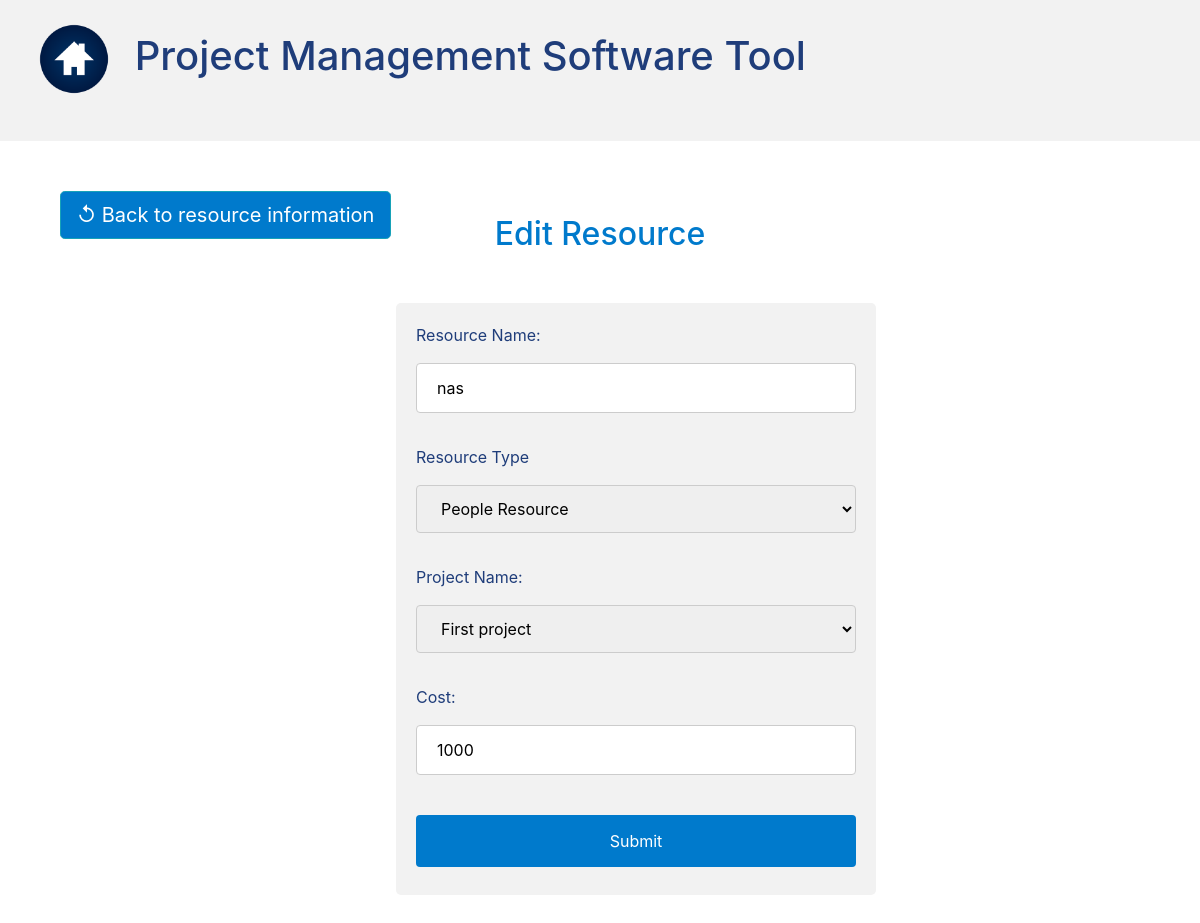
The app's page /updateResource.php?id=5 with its own data.
### tables this page shows
CREATE TABLE `resource` (
  `ID` int(11) NOT NULL,
  `name` text NOT NULL,
  `type` enum('human','material','budget','') NOT NULL,
  `project` int(11) NOT NULL,
  `cost` double NOT NULL
);

CREATE TABLE `project` (
  `ID` int(11) NOT NULL,
  `startDate` date NOT NULL,
  `endDate` date NOT NULL,
  `name` text NOT NULL
);

### updateResource.php (the view, shortened to what this page needs)
<?php include "header.php"?>
<head>
  <link rel="stylesheet" href="https://cdnjs.cloudflare.com/ajax/libs/font-awesome/4.7.0/css/font-awesome.min.css">
</head>
<body>
  <?php if (isset ($_GET['id'])){
    $id=$_GET['id'] ;}?>
  <a style="margin-bottom:-10%;margin-left:5%;background-color:#007acc;" href="viewResource.php?id=<?php echo $id?>" class="btn btn-info btn-lg">
<span style='font-size:20px;'>&#8634; Back to resource information</span>  </a>
  <h2 style="text-align: center; margin-top:50px; color:#007acc">Edit Resource</h2>
  <div id="formdiv" style="margin-left:33%;">
    <form method="POST" action="">
      <?php
      $id=$_REQUEST["id"];
      $sql ="SELECT * FROM resource WHERE ID =$id";
      $result = mysqli_query($db,$sql);
      $row = mysqli_fetch_array($result)
      ?>
      <label Style = "color:#1f3d7a;">Resource Name:</label><br>
      <input type="text" name="resourcename"  value="<?php echo $row['name'];?>" required >
      <br><br>
      <label Style = "color:#1f3d7a;">Resource Type</label><br>
      <select name ="type">
        <option value="human"<?php if ($row['type']=='human') echo "selected";?>>People Resource  </option>
      </select>
      <br><br>
      <label Style = "color:#1f3d7a;">Project Name:</label><br>
      <?php
      $sql1="SELECT * FROM project ";
      $result1 = mysqli_query($db,$sql1);
      ?>
      <select name ="project">
        <?php  while($row1 = mysqli_fetch_array($result1)):;
        ?>
        <option value="<?php echo $row1['ID'];?>"  <?php if ($row['project']==$row1['ID']) echo "selected";?>><?php echo $row1['name'];?></option>
      <?php endwhile;?>
    </select>
    <br><br>
    <label Style = "color:#1f3d7a;">Cost:</label><br>
    <input type="text" name="cost"  value="<?php echo $row['cost'];?>" required >
    <br><br>
    <input type="submit" name="submit"value="Submit">
  </form>
</div>
<br>
<br>
</body>
</html>

### header.php (style rules this page uses)
input, select { width: 100%; padding: 12px 20px; margin: 8px 0; display: inline-block; border: 1px solid #ccc; border-radius: 4px; box-sizing: border-box; }
input[type=submit] { width: 100%; background-color: #007acc; color: white; padding: 14px 20px; margin: 8px 0; border: none; border-radius: 4px; cursor: pointer; }
#formdiv { width: 40%; margin: 50px 350px; border-radius: 5px; background-color: #f2f2f2; padding: 20px; }

### records on screen
resource: resourcename "nas", type "People Resource", project "First project", cost "1000"
